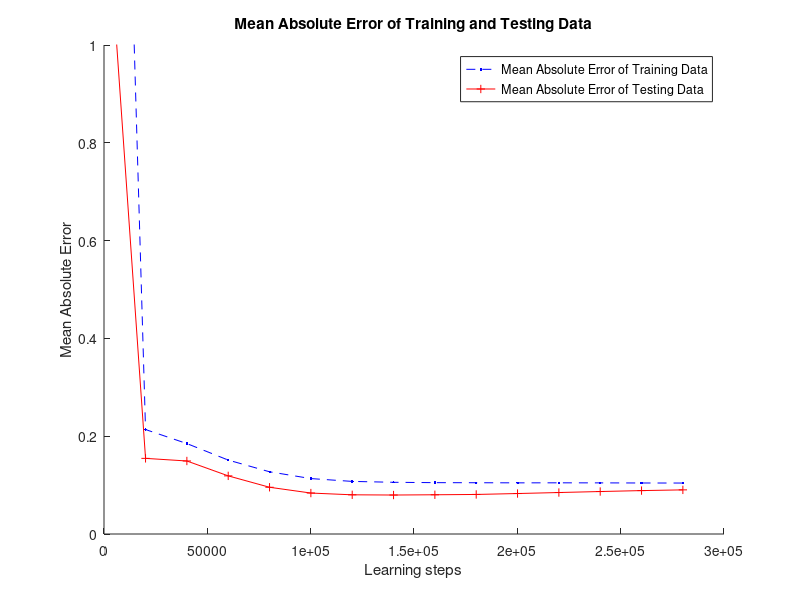
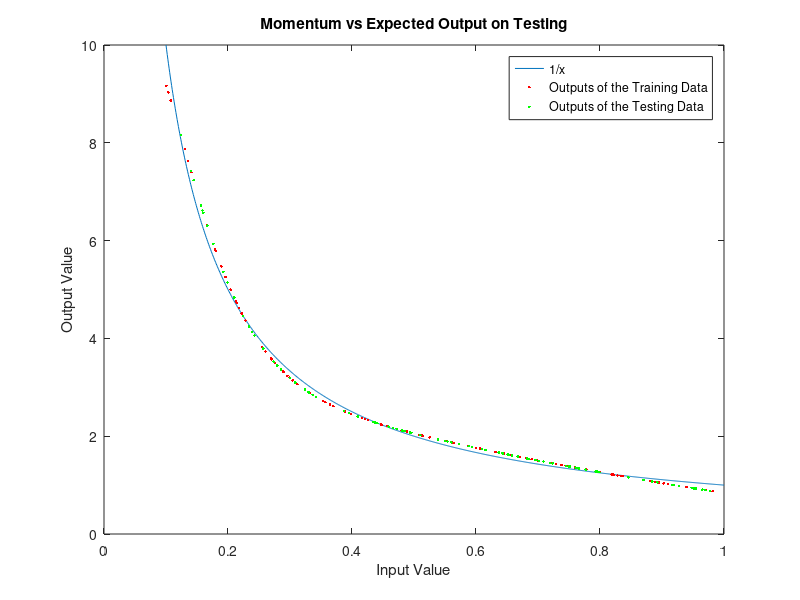

The MATLAB script that drew these images, in order:
function  Main
rng(39)
close all

%Setting Parameters
n_percepts = 2;
learning_rate = 0.01;
max_weight = 0.1;
min_weight = -0.1;
n_epochs = 3000; 
n_checks = 200;
stopping = 0.01;
K = 100;
Momentum = 0.5;

%Setting Varaibles up
delta_1p = 0;
delta_2p = 0;


%Generate Training Data for 1/x
X = [rand(200,1) * 0.9 + 0.1];
D = 1./X ./6 - 0.92;
n_inputs = 1;
n_outputs = 1;
%}

%Generating Training Data for Iris
%{
fileID = fopen('iris-train.txt');
C = textscan(fileID,'%n %n %n %n',...
'Delimiter','&');
fclose(fileID);
iris_train = cell2mat(C);

X = iris_train(1:2:end,:);
D = iris_train(2:2:end,:);
D = D(:, 2:4);

fileID = fopen('iris-test.txt');
C = textscan(fileID,'%n %n %n %n',...
'Delimiter','&');
fclose(fileID);
iris_test = cell2mat(C);
X_test = iris_test(1:2:end,:);
D_test = iris_test(2:2:end,:);
D_test = D_test(:, 2:4);

n_inputs = 4;
n_outputs = 3;
%}

%Randomize Weights
Weight_1 = (max_weight -min_weight).*rand(n_percepts,n_inputs + 1) + min_weight;
Weight_2 = (max_weight -min_weight).*rand(n_percepts + 1,n_outputs) + min_weight;
Weight_2 = Weight_2';


%random sequence of samples
n = randperm(K);

for epoch = 1:n_epochs
    k = randperm(K);
    xk = X(k,:)'; %1*200
    
    [Weight_1, Weight_2, yk, Dk, delta_1p, delta_2p] = BPlearn(K, xk, Weight_1, Weight_2, X, D, learning_rate, k, Momentum,  delta_1p, delta_2p);
    
    %If 1/x then uncomment:
    
    trainerr(epoch) =  mean(abs((Dk+0.92)*6-(yk+0.92)*6));
    trainerr(epoch) =  mean(abs((Dk+0.92)*6-(yk+0.92)*6));
    [~,~,testerr(epoch)] = recip_recall(Weight_1,Weight_2)  ; 
    %}
    
    %If IRIS, then uncomment:
    %{
    [trainerr(epoch), thresh_train] = hits(Dk', yk');
    [yrecall,thresh_test,testerr(epoch)] = Iris_recall(Weight_1,Weight_2, X_test, D_test)  ; 
    %}
    
    %Stopping Criteria
    if trainerr(epoch) <= stopping
        break
    end
    
end
'Learning steps', epoch*K
trainerr(epoch)
testerr(epoch)

%1/x Plots

hold on
plot(K*(1:n_checks:length(testerr)),trainerr(1:n_checks:length(testerr)),'b.--')
plot(K*(1:n_checks:length(testerr)),testerr(1:n_checks:length(testerr)), 'r+-')
axis([0 K*length(testerr)  0 1])
legend('Mean Absolute Error of Training Data', 'Mean Absolute Error of Testing Data')
title('Mean Absolute Error of Training and Testing Data')
xlabel('Learning steps')
ylabel('Mean Absolute Error')


figure
plot([0.1:0.001:1],1./[0.1:0.001:1])
hold on
plot(xk,(yk+0.92)*6,'r.')
[x,y,e] = recip_recall(Weight_1,Weight_2);
plot(x,y,'g.')
legend('1/x','Outputs of the Training Data', 'Outputs of the Testing Data')
title('Momentum vs Expected Output on Testing')
xlabel('Input Value')
ylabel('Output Value')
%}




%Iris Plots
%{
hold on
plot(K*(1:n_checks:length(testerr)),trainerr(1:n_checks:length(testerr)),'b.--')
plot(K*(1:n_checks:length(testerr)),testerr(1:n_checks:length(testerr)),'r+-')
axis([0 K*length(testerr)  0 0.6])
legend('Classification Error of Training Data', 'Classification Error of Testing Data')
title('Classification Error of Training and Testing Data')
xlabel('Learning steps')
ylabel('Classification Error')

figure
hold on
for j = 1 : 75
    if D_test(j,:) == [1,0,0]
        plot(j,0,'s')
    elseif D_test(j,:) == [0,1,0]
        plot(j,1, 's')
    else
        plot(j,2,'s')
    end 
    
end
axis([0 75  -0.5 2.5])

for j = 1 : 75
    if thresh_test(j,:) == [1,0,0]
        plot(j,0,'*')
    elseif thresh_test(j,:) == [0,1,0]
        plot(j,1, '*')
    else
        plot(j,2,'*')
    end 

end
title('Predicted vs Desired Outputs of the Iris Data set on the Testing Data')
xlabel('Flower Number')
ylabel('Classification Class')

%}
end

%%
%This function takes in all that is necessary, and tests the error of the
%function with the dataset is the IRIS data
function [yrecall,thresh,err] = Iris_recall(W1,W2, X_test, D_test)
rng(49)
fNET1 = tanh(W1*[ones(1,75);X_test']);
fNET2 = tanh(W2*[ones(1,75);fNET1]);
yrecall = fNET2';

%defining the Number of Correct hits
[err, thresh] = hits(D_test, yrecall);
end

%%Computes the Number of Correct Hits
function [err, thresh_out] = hits(D_test, yrecall)
err = 0;
thresh_out = [];
for i = 1: length(D_test)
    current_output = yrecall(i,:);
    Desired_output = D_test(i,:);
    
    %Compute the distance to the three categorization points
    dist1 = pdist([current_output ; 1,0,0]);
    dist2 = pdist([current_output ; 0,1,0]);
    dist3 = pdist([current_output ; 0,0,1]);
    
    minimum = min([dist1, dist2, dist3]);
    
    %Assign it to the closest point
    if minimum == dist1
        current_output = [1,0,0];
        thresh_out = [thresh_out; current_output];
    elseif minimum == dist2
        current_output = [0,1,0];
        thresh_out = [thresh_out; current_output];
    else
        current_output = [0,0,1];
        thresh_out = [thresh_out; current_output];
    end
    
    %compute Error
    if current_output == Desired_output
    else
        err = err +1;
    end
end
err = err / 75;
end



%%
%This function takes in all that is necessary, and tests the error of the
%function for the 1/x function
function [xtest,yrecall,err] = recip_recall(W1,W2)
rng(49)
xtest = rand(100,1)*0.9+0.1;
fNET1 = tanh(W1*[ones(1,100);xtest']);
fNET2 = tanh(W2*[ones(1,100);fNET1]);
yrecall = (fNET2+0.92)*6;
err = mean(abs(1./xtest' - yrecall));
end

%%
%This function takes in all that is necessary to do one time step of the
%simulation and outputs the changed weights, the outut (y_2) and all other
%relevent parameters.
function [Weight_1, Weight_2, yk, Dk, delta_1p, delta_2p] = BPlearn(K, xk, Weight_1, Weight_2, X, D, learning_rate, k, Momentum, delta_1p, delta_2p);
    NET1 = Weight_1*[ones(1,K);xk]; %10*200
    fNET1 = tanh(NET1); %10*200
    NET2 = Weight_2*[ones(1,K);fNET1]; %1*200
    fNET2 = tanh(NET2); %1*200
    yk = fNET2; %1*200
    Dk = D(k,:)'; %1*200


    %Update Deltas
    delta_l2 = (Dk - yk) .* (1-(fNET2).^2) + Momentum * delta_1p; %1*200
    delta_l1 = (1-(fNET1).^2).* (Weight_2(:,2:end)'*delta_l2) + Momentum * delta_2p; %10*200
    
    %Update Previous Deltas
    delta_1p = delta_l2;
    delta_2p = delta_l1;
    
    %Update Weights
    Weight_1 = Weight_1 + learning_rate * (delta_l1 * [ones(1,K);xk]');
    Weight_2 = Weight_2 + learning_rate * (delta_l2 * [ones(1,K);fNET1]'); 
end